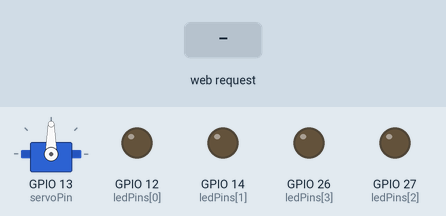
Recording of a sketch running on a simulated ESP32. On the bench: servo, output pins drawn as LEDs (lit = HIGH). Dashed ring = blinking. Inputs (shaded band) come from the test bench. WiFi joins after 1.5 s; servers stay silent unless stated; what the sketch prints to the serial monitor is not drawn.

Above: at 2.7 s.
2.8 s: HTTP request GET /rotate=on received
At 2.95 s:
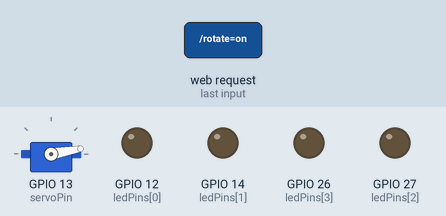
5.8 s: HTTP request GET /disco=on received
At 5.95 s:
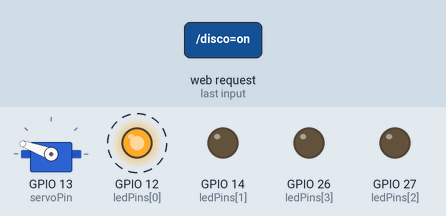
8.8 s: HTTP request GET /rotate=off received
At 8.94 s:
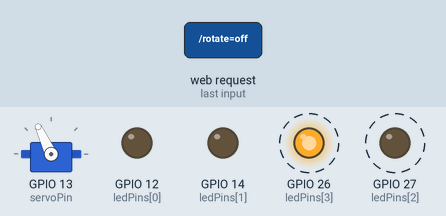
11.8 s: HTTP request GET /servo=0 received
At 11.96 s:
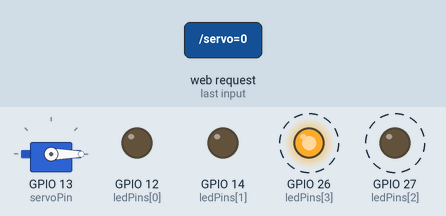
14.8 s: HTTP request GET /servo=90 received
At 14.98 s:
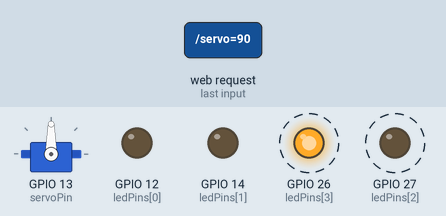
17.8 s: HTTP request GET /servo=180 received
At 18.0 s:
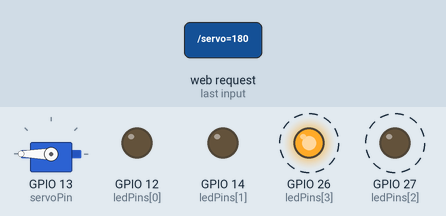
Timing chart, 0 to 21.8 s (numbered marks = the images above; inputs shaded):
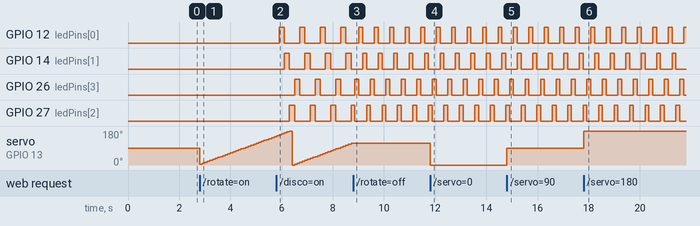

Measured:
- after the input at 2.8 s, servo on GPIO 13 (servoPin): 90° → 5° at once, → 10° 0.10 s later, → 15° 0.10 s later, → 20° 0.10 s later, … (30 changes in this stretch)
- after the input at 5.8 s, GPIO 12 (ledPins[0]): alternates HIGH for 0.20 s and LOW for 0.60 s, starting after 0.11 s; GPIO 14 (ledPins[1]): alternates HIGH for 0.20 s and LOW for 0.60 s, starting after 0.31 s
- after the input at 8.8 s, servo on GPIO 13 (servoPin): stops changing and stays 115°
- after the input at 11.8 s, servo on GPIO 13 (servoPin): 115° → 0° at once
- after the input at 14.8 s, servo on GPIO 13 (servoPin): 0° → 90° at once
- after the input at 17.8 s, servo on GPIO 13 (servoPin): 90° → 180° at once

The sketch:

ESP32_Smart_Web_Controlled_Servo__DiscoLEDSystem.ino
```cpp
#include <WiFi.h>
#include <ESP32Servo.h>

// Replace with your Wi-Fi credentials
const char* ssid = "Saif's S24 Ultra";
const char* password = "sidku8090";

WiFiServer server(80);
Servo myServo;

// Pin definitions
const int servoPin = 13;
const int ledPins[] = {12, 14, 27, 26};
const int ledCount = 4;

// Servo control variables
bool rotateServo = false;
bool clockwise = true;
int currentAngle = 0;
int rotationSpeed = 100; // Delay in ms

// LED disco mode
bool discoMode = false;
unsigned long lastFlashTime = 0;
int ledIndex = 0;

void setup() {
  Serial.begin(115200);

  for (int i = 0; i < ledCount; i++) {
    pinMode(ledPins[i], OUTPUT);
    digitalWrite(ledPins[i], LOW);
  }

  myServo.setPeriodHertz(50);
  myServo.attach(servoPin, 500, 2400);
  myServo.write(90);

  WiFi.begin(ssid, password);
  Serial.print("Connecting to WiFi");
  while (WiFi.status() != WL_CONNECTED) {
    delay(500);
    Serial.print(".");
  }

  Serial.println("\nWiFi connected");
  Serial.println(WiFi.localIP());

  server.begin();
}

void loop() {
  WiFiClient client = server.available();
  if (client) {
    String request = client.readStringUntil('\r');
    client.flush();
    Serial.println(request);

    // Servo manual
    if (request.indexOf("/servo=0") != -1) myServo.write(0);
    if (request.indexOf("/servo=90") != -1) myServo.write(90);
    if (request.indexOf("/servo=180") != -1) myServo.write(180);

    // Continuous rotation
    if (request.indexOf("/rotate=on") != -1) rotateServo = true;
    if (request.indexOf("/rotate=off") != -1) rotateServo = false;

    // Direction control
    if (request.indexOf("/dir=cw") != -1) clockwise = true;
    if (request.indexOf("/dir=ccw") != -1) clockwise = false;

    // Disco Mode
    if (request.indexOf("/disco=on") != -1) discoMode = true;
    if (request.indexOf("/disco=off") != -1) discoMode = false;

    // LED Control
    for (int i = 0; i < ledCount; i++) {
      if (request.indexOf("/led" + String(i+1) + "=on") != -1)
        digitalWrite(ledPins[i], HIGH);
      if (request.indexOf("/led" + String(i+1) + "=off") != -1)
        digitalWrite(ledPins[i], LOW);
    }

    // Speed control
    int speedIndex = request.indexOf("/speed=");
    if (speedIndex != -1) {
      int speedValue = request.substring(speedIndex + 7).toInt();
      if (speedValue >= 10 && speedValue <= 1000) rotationSpeed = speedValue;
    }

    // Send web page
    client.println("HTTP/1.1 200 OK");
    client.println("Content-type:text/html\n");

    client.println("<html><head><title>ESP32 Control</title><style>");
    client.println("button{padding:10px;margin:5px;font-size:16px;}");
    client.println("</style></head><body><h2>ESP32 Web Control</h2>");

    client.println("<h3>Servo</h3>");
    client.println("<a href='/servo=0'><button>0°</button></a>");
    client.println("<a href='/servo=90'><button>90°</button></a>");
    client.println("<a href='/servo=180'><button>180°</button></a><br>");
    client.println("<a href='/rotate=on'><button>Start</button></a>");
    client.println("<a href='/rotate=off'><button>Stop</button></a>");
    client.println("<a href='/dir=cw'><button>Clockwise</button></a>");
    client.println("<a href='/dir=ccw'><button>Anticlockwise</button></a><br>");

    client.println("<form><label>Speed (10-1000 ms):</label><input name='speed' type='number' min='10' max='1000'><input type='submit' value='Set'></form>");

    client.println("<h3>LEDs</h3>");
    for (int i = 0; i < ledCount; i++) {
      client.println("<a href='/led" + String(i+1) + "=on'><button>LED " + String(i+1) + " ON</button></a>");
      client.println("<a href='/led" + String(i+1) + "=off'><button>OFF</button></a><br>");
    }

    client.println("<h3>Disco Mode</h3>");
    client.println("<a href='/disco=on'><button style='background:#0f0;'>Start</button></a>");
    client.println("<a href='/disco=off'><button style='background:#f00;color:#fff;'>Stop</button></a>");

    client.println("</body></html>");
    delay(1);
    client.stop();
  }

  // Handle continuous servo rotation
  if (rotateServo) {
    if (clockwise) currentAngle += 5;
    else currentAngle -= 5;

    if (currentAngle > 180) currentAngle = 0;
    if (currentAngle < 0) currentAngle = 180;

    myServo.write(currentAngle);
    delay(rotationSpeed);
  }

  // Handle disco flashing
  if (discoMode && millis() - lastFlashTime > 150) {
    for (int i = 0; i < ledCount; i++) digitalWrite(ledPins[i], LOW);
    digitalWrite(ledPins[ledIndex], HIGH);
    ledIndex = (ledIndex + 1) % ledCount;
    lastFlashTime = millis();
  }
} // End of loop
```
